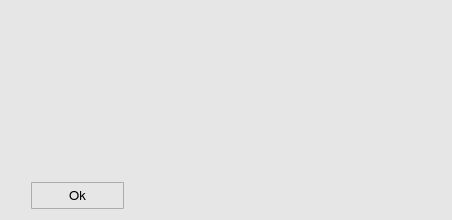
<?xml version="1.0" encoding="UTF-8"?>
<ui version="4.0">
 <class>aboutWindow</class>
 <widget class="QWidget" name="aboutWindow">
  <property name="geometry">
   <rect>
    <x>0</x>
    <y>0</y>
    <width>452</width>
    <height>220</height>
   </rect>
  </property>
  <property name="sizePolicy">
   <sizepolicy hsizetype="Preferred" vsizetype="Preferred">
    <horstretch>0</horstretch>
    <verstretch>0</verstretch>
   </sizepolicy>
  </property>
  <property name="minimumSize">
   <size>
    <width>450</width>
    <height>220</height>
   </size>
  </property>
  <property name="maximumSize">
   <size>
    <width>452</width>
    <height>16777215</height>
   </size>
  </property>
  <property name="font">
   <font>
    <family>FreeSans</family>
    <pointsize>10</pointsize>
    <weight>50</weight>
    <bold>false</bold>
    <stylestrategy>PreferAntialias</stylestrategy>
    <kerning>true</kerning>
   </font>
  </property>
  <property name="windowTitle">
   <string>About Airborne Science Mission Metadata</string>
  </property>
  <property name="windowIcon">
   <iconset>
    <normaloff>icons/about_icon.png</normaloff>icons/about_icon.png</iconset>
  </property>
  <property name="styleSheet">
   <string notr="true">QWidget {
	background-color: rgb(230,230,230);
}</string>
  </property>
  <layout class="QGridLayout" name="gridLayout">
   <item row="0" column="0">
    <layout class="QVBoxLayout" name="verticalLayout_2">
     <item>
      <layout class="QHBoxLayout" name="horizontalLayout">
       <item>
        <layout class="QVBoxLayout" name="verticalLayout">
         <item>
          <widget class="QLabel" name="aw_label_2">
           <property name="minimumSize">
            <size>
             <width>50</width>
             <height>50</height>
            </size>
           </property>
           <property name="maximumSize">
            <size>
             <width>50</width>
             <height>50</height>
            </size>
           </property>
           <property name="text">
            <string/>
           </property>
           <property name="pixmap">
            <pixmap>icons/about_popup_icon.svg</pixmap>
           </property>
           <property name="scaledContents">
            <bool>true</bool>
           </property>
          </widget>
         </item>
         <item>
          <spacer name="verticalSpacer">
           <property name="orientation">
            <enum>Qt::Vertical</enum>
           </property>
           <property name="sizeHint" stdset="0">
            <size>
             <width>20</width>
             <height>40</height>
            </size>
           </property>
          </spacer>
         </item>
        </layout>
       </item>
       <item>
        <spacer name="horizontalSpacer">
         <property name="orientation">
          <enum>Qt::Horizontal</enum>
         </property>
         <property name="sizeType">
          <enum>QSizePolicy::Fixed</enum>
         </property>
         <property name="sizeHint" stdset="0">
          <size>
           <width>20</width>
           <height>20</height>
          </size>
         </property>
        </spacer>
       </item>
       <item>
        <widget class="QLabel" name="aw_label_1">
         <property name="sizePolicy">
          <sizepolicy hsizetype="Preferred" vsizetype="Preferred">
           <horstretch>0</horstretch>
           <verstretch>0</verstretch>
          </sizepolicy>
         </property>
         <property name="minimumSize">
          <size>
           <width>341</width>
           <height>170</height>
          </size>
         </property>
         <property name="maximumSize">
          <size>
           <width>341</width>
           <height>16777215</height>
          </size>
         </property>
         <property name="font">
          <font>
           <family>FreeSans</family>
           <pointsize>10</pointsize>
           <weight>50</weight>
           <bold>false</bold>
           <stylestrategy>PreferAntialias</stylestrategy>
           <kerning>true</kerning>
          </font>
         </property>
         <property name="frameShape">
          <enum>QFrame::NoFrame</enum>
         </property>
         <property name="frameShadow">
          <enum>QFrame::Plain</enum>
         </property>
         <property name="lineWidth">
          <number>1</number>
         </property>
         <property name="midLineWidth">
          <number>0</number>
         </property>
         <property name="text">
          <string>&lt;html&gt;&lt;head/&gt;&lt;body&gt;&lt;p&gt;&lt;br/&gt;&lt;/p&gt;&lt;/body&gt;&lt;/html&gt;</string>
         </property>
         <property name="textFormat">
          <enum>Qt::AutoText</enum>
         </property>
         <property name="scaledContents">
          <bool>false</bool>
         </property>
         <property name="alignment">
          <set>Qt::AlignJustify|Qt::AlignTop</set>
         </property>
         <property name="wordWrap">
          <bool>true</bool>
         </property>
        </widget>
       </item>
      </layout>
     </item>
     <item>
      <spacer name="verticalSpacer_2">
       <property name="orientation">
        <enum>Qt::Vertical</enum>
       </property>
       <property name="sizeType">
        <enum>QSizePolicy::Fixed</enum>
       </property>
       <property name="sizeHint" stdset="0">
        <size>
         <width>20</width>
         <height>10</height>
        </size>
       </property>
      </spacer>
     </item>
     <item>
      <layout class="QHBoxLayout" name="horizontalLayout_2">
       <item>
        <spacer name="horizontalSpacer_3">
         <property name="orientation">
          <enum>Qt::Horizontal</enum>
         </property>
         <property name="sizeType">
          <enum>QSizePolicy::Fixed</enum>
         </property>
         <property name="sizeHint" stdset="0">
          <size>
           <width>20</width>
           <height>20</height>
          </size>
         </property>
        </spacer>
       </item>
       <item>
        <widget class="QToolButton" name="aw_okButton">
         <property name="minimumSize">
          <size>
           <width>93</width>
           <height>27</height>
          </size>
         </property>
         <property name="maximumSize">
          <size>
           <width>93</width>
           <height>27</height>
          </size>
         </property>
         <property name="font">
          <font>
           <family>FreeSans</family>
           <pointsize>10</pointsize>
           <weight>50</weight>
           <bold>false</bold>
           <stylestrategy>PreferDefault</stylestrategy>
           <kerning>true</kerning>
          </font>
         </property>
         <property name="styleSheet">
          <string notr="true">QToolButton {
	border: 1px solid #acacac;
	border-radius: 1px;
	background-color: qlineargradient(x1:0, y1:0, x2:0, y2:1,
									stop:0 #f0f0f0, stop:1 #e5e5e5);
}

QToolButton:hover {
	border: 1px solid #7eb4ea;
	border-radius: 1px;
	background-color: qlineargradient(x1:0, y1:0, x2:0, y2:1,
									stop:0 #ecf4fc, stop:1 #dcecfc);
}

QToolButton:pressed {
	border: 1px solid #579de5;
	border-radius: 1px;
	background-color: qlineargradient(x1:0, y1:0, x2:0, y2:1,
									stop:0 #daecfc, stop:1 #c4e0fc);
}</string>
         </property>
         <property name="text">
          <string>Ok</string>
         </property>
        </widget>
       </item>
       <item>
        <spacer name="horizontalSpacer_4">
         <property name="orientation">
          <enum>Qt::Horizontal</enum>
         </property>
         <property name="sizeHint" stdset="0">
          <size>
           <width>40</width>
           <height>20</height>
          </size>
         </property>
        </spacer>
       </item>
      </layout>
     </item>
    </layout>
   </item>
  </layout>
 </widget>
 <resources/>
 <connections/>
</ui>
